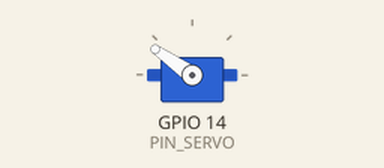
Recording of a sketch running on a simulated ESP32. Shown: servo. What the sketch prints to the serial monitor is not drawn.

Above: at 1.35 s.
At 4.3 s:
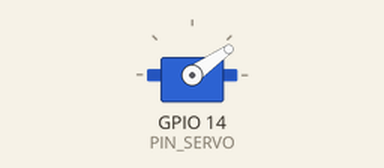
Timing chart, 0 to 8.2 s (numbered marks = the images above):
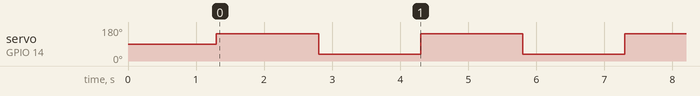

The sketch:

servo_sweep.ino
```cpp
/* Slow servo sweep test - ESP32 + MG90S
   -------------------------------------
   Sweeps slowly left and right, printing the angle as it goes.
   Watch the serial monitor AND listen to the servo.

   WHAT YOU ARE LOOKING FOR:
     The angle where the servo starts to buzz or strain, or where the
     wheels stop moving but the servo keeps pushing. That is a
     mechanical limit. A servo held against a limit draws close to an
     amp continuously, which is what collapses your power rail.

     Note the angle it happens at, then set your STEER_LOCK a few
     degrees inside it.

   RUN THIS WITH THE MOTOR UNPLUGGED, as you have been doing.
   Start with a NARROW range and widen it once you know it is safe. */

#include <ESP32Servo.h>

const int PIN_SERVO = 14;

const int CENTER    = 90;    // your straight-ahead value
const int SWEEP     = 55;    // degrees either side. START SMALL. Raise to 20, 25...
const int STEP_MS   = 1;    // ms per degree. Higher = slower sweep.

Servo steer;

void setup() {
  Serial.begin(115200);
  delay(300);

  ESP32PWM::allocateTimer(1);
  ESP32PWM::allocateTimer(2);
  ESP32PWM::allocateTimer(3);
  steer.setPeriodHertz(50);
  steer.attach(PIN_SERVO, 500, 2400);

  steer.write(CENTER);
  Serial.println(F("centering..."));
  delay(1000);
  Serial.print(F("sweeping "));
  Serial.print(CENTER - SWEEP);
  Serial.print(F(" to "));
  Serial.println(CENTER + SWEEP);
}

void loop() {
  steer.write(CENTER + SWEEP);
  delay(1500);

  steer.write(CENTER - SWEEP);
  delay(1500);
}
```

Measured:
- by itself, servo on GPIO 14 (PIN_SERVO): alternates 145° for 1.5 s and 35° for 1.5 s
